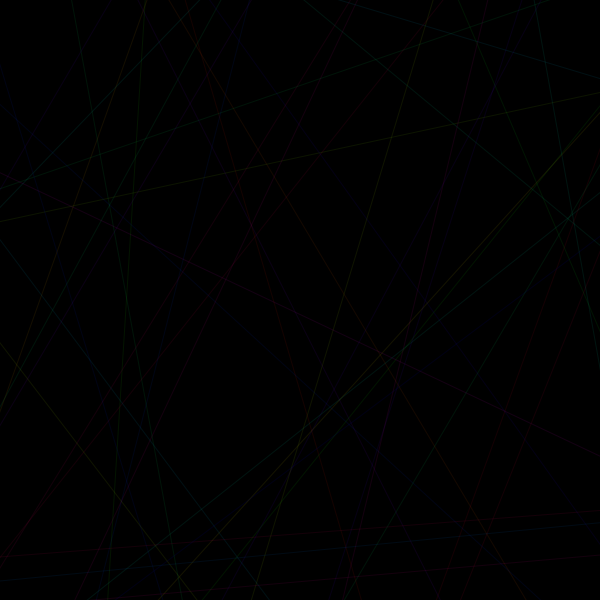
Frame 1 (no input)
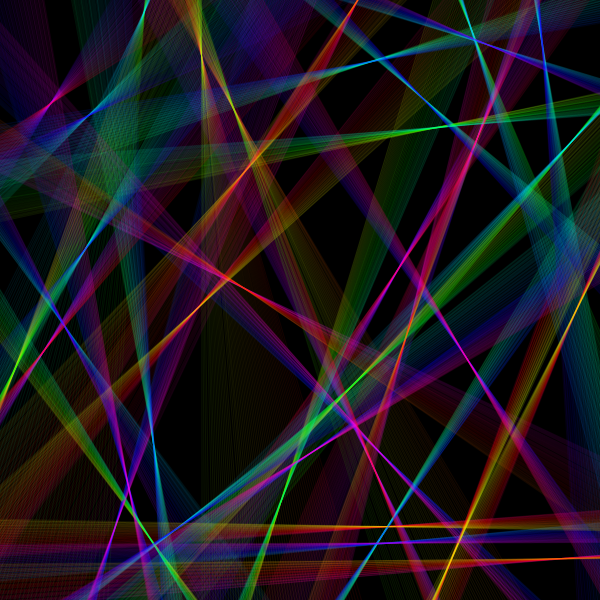
Frame 60 (the mouse pressed at the canvas centre just before this capture)
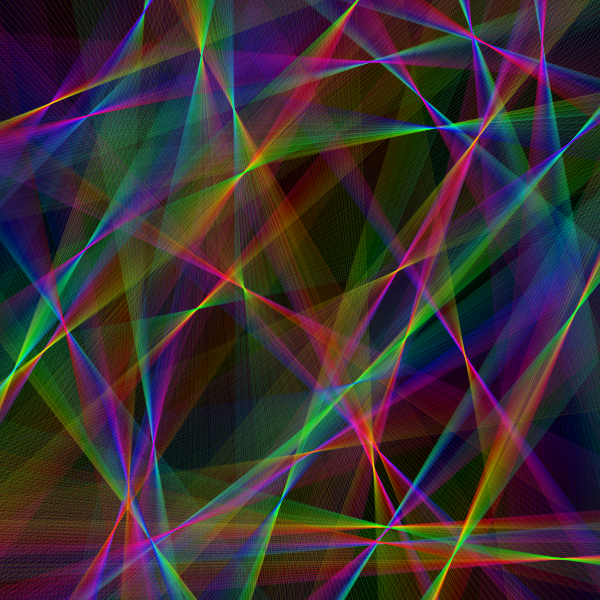
Frame 120 (the mouse held since frame 60 and released just before this capture)

The Processing sketch that drew these frames (run headless with seeded random() and noise(); from frame 60 on, the mouse is pressed at the canvas centre):

// Processing sketch: serie6b
// ── serie6b.pde
ArrayList puntos;

int cant = 40;
int col = 0;

void setup() {
  size(600, 600);
  colorMode(HSB);
  smooth();
  puntos = new ArrayList();
  for (int i = 0; i < cant; i++) {
    puntos.add(new Punto(random(width), random(height)));
  }
  background(0);
}

void draw() {
  col++;
  col %= 256;
  noStroke();
  fill(0,5);
  //rect(0,0,width,height);
  for (int i = 0; i < cant; i++) {
    Punto aux = (Punto) puntos.get(i);
    aux.act();
  }
}

class Punto {
  float x, y, lar, ang;
  int c;
  Punto(float nx, float ny) {
    x = random(width);
    y = random(height);
    ang = random(TWO_PI);
    lar = dist(0, 0, width, height);
    c = int(random(256));
  }
  void act() {
    stroke((col+c)%256,256,256,20);
    int divisor = int(map(dist(mouseX, mouseY, x, y), 0, lar, 100, 5000));
    ang += TWO_PI/divisor;
    line(x+cos(ang)*lar, y+sin(ang)*lar, x-cos(ang)*lar, y-sin(ang)*lar);
  }
}
